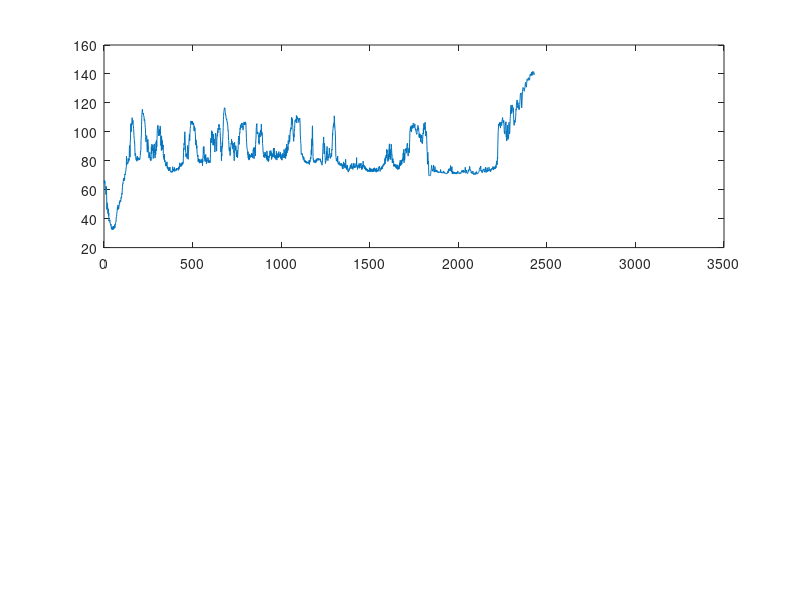

The MATLAB source for this figure: (Note: this script raises an error after producing the figure.)
% Power Received

clear; close all;

timeToAverage = 100; % Average 100 ms

load('Data/powerPerMilliSecondArray.mat');
dataCount = length(powerPerMilliSecondArray);
saveIndex = 1;

for index = 1:(timeToAverage):(dataCount - timeToAverage)
    startPoint = index;
    endPoint = startPoint + timeToAverage - 1;
    averagedData(saveIndex) = mean(powerPerMilliSecondArray(1, startPoint:endPoint));
    saveIndex = saveIndex + 1;
end
NANs = nan(1, (3000 - 2372));
averagedData = [averagedData, NANs];

averagedData = mag2db(averagedData);

figure()
subplot(2,1,1)
plot(averagedData);
title('Power Received (' + string(timeToAverage) + ' ms)');
xlabel('Time (ms)');
ylabel('Power...?');
xlim([0 3000]);
% ylim([0 (10^6)]);

%% Data from VehicleLineOfSightToUS189

X = [527 552 552 566 566 568.3 568.3 571 571 575 575 581 581 584.8 584.8 596 596 603 603 611 611 629 629 656 656 661 661 680 680 682 682 722 722 732 732 771.5 771.5 805 805];
X1 = X - 527;
Y1 = [1 1  0 0 1 1 0 0 1 1 0 0 1 1 0 0 1 1 0 0 1 1 0 0 1 1 0 0 1 1 0 0 1 1 0 0 1 1 nan];


subplot(2,1,2);
plot(X1, Y1, 'LineWidth',2);
ylim([0 1.5]);
xlim([0 300]);
ylabel('Line of Sight');
xlabel('Time Elapsed (s)');


%%
% averagedData = averagedData(1, 53:end);

figure();
yyaxis left;

plot(averagedData(1,122:end));
ylabel('Power Received (per 100 ms)');
% ylim([60 160]);

yyaxis right;
X1 = X1*10-349;
plot(X1, Y1, 'r');
ylabel('Line of Sight');
ylim([0 2]);
xlim([0 2450]);
xticklabels({'0','50','100','150','200'})
xlabel('Time (s)');
saveas(gcf,'PowerReceived','epsc');

